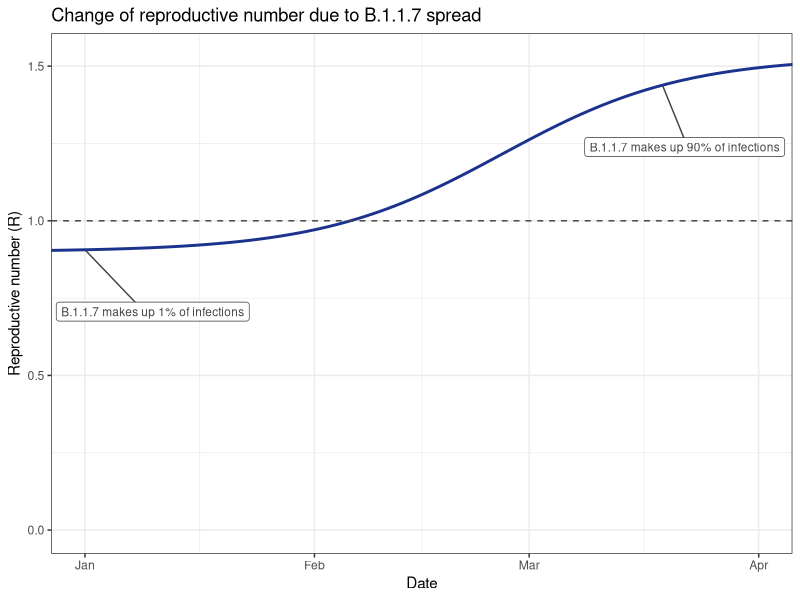
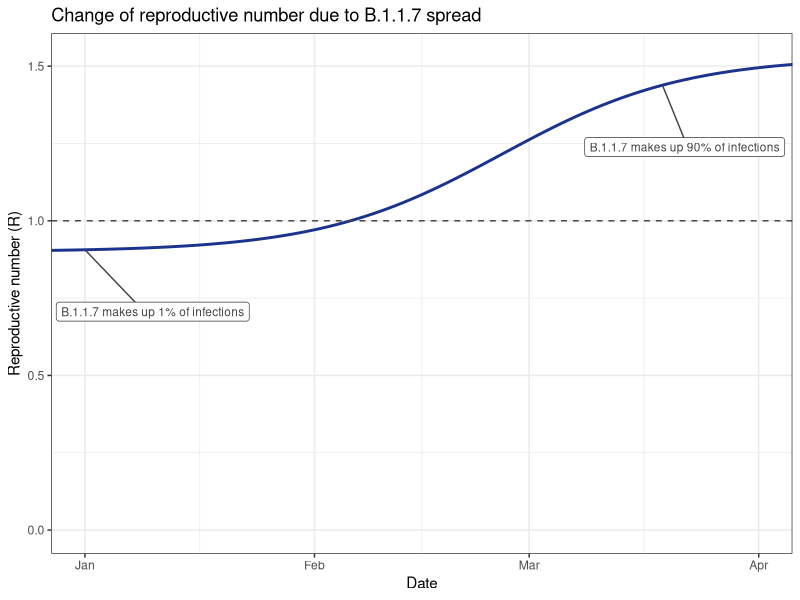

Recreate these plots in R, in order.
## ---- chunk 1
library(tidyverse)
library(lubridate)
library(ggrepel)


r_old = 0.9
r_new =r_old*1.7

n_old = 99
n_new = 1

serial_interval = 6.5

data = tibble(day=-5:200)

data$n_old = n_old*r_old^(data$day/serial_interval)
data$n_new = n_new*r_new^(data$day/serial_interval)

data$ratio_new = data$n_new/(data$n_new+data$n_old)
data$r = r_new*data$ratio_new + r_old*(1-data$ratio_new)
data$date = ymd("2020-01-01") + data$day

data$label = NA

data$label[6]="B.1.1.7 makes up 1% of infections"
data$label[84]="B.1.1.7 makes up 90% of infections"

ggplot(data,aes(x=date,y=r,label=label))+geom_line(color="#1c338e",size=1)+theme_bw()+labs(y="Reproductive number (R)",x="Date",title="Change of reproductive number due to B.1.1.7 spread")+coord_cartesian(ylim=c(0,NA),xlim=c(ymd("2020-01-01"),ymd("2020-04-01")))+ geom_hline(yintercept=1,linetype=2,color="#444444")+geom_label_repel(nudge_x =3,nudge_y =-0.2,color="#444444",size=3)
ggsave("change_in_r.png",width=6.4,height=3.5)
